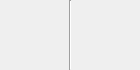
<?xml version="1.0" encoding="UTF-8"?>
<ui version="4.0">
 <class>CoverWidget</class>
 <widget class="QWidget" name="CoverWidget">
  <property name="geometry">
   <rect>
    <x>0</x>
    <y>0</y>
    <width>140</width>
    <height>70</height>
   </rect>
  </property>
  <property name="minimumSize">
   <size>
    <width>140</width>
    <height>70</height>
   </size>
  </property>
  <property name="maximumSize">
   <size>
    <width>140</width>
    <height>70</height>
   </size>
  </property>
  <property name="windowTitle">
   <string>Form</string>
  </property>
  <layout class="QGridLayout" name="gridLayout">
   <property name="leftMargin">
    <number>0</number>
   </property>
   <property name="topMargin">
    <number>0</number>
   </property>
   <property name="rightMargin">
    <number>0</number>
   </property>
   <property name="bottomMargin">
    <number>0</number>
   </property>
   <property name="spacing">
    <number>0</number>
   </property>
   <item row="0" column="0">
    <widget class="QLabel" name="cover1">
     <property name="minimumSize">
      <size>
       <width>70</width>
       <height>70</height>
      </size>
     </property>
     <property name="maximumSize">
      <size>
       <width>70</width>
       <height>70</height>
      </size>
     </property>
     <property name="text">
      <string/>
     </property>
    </widget>
   </item>
   <item row="0" column="2">
    <widget class="QLabel" name="cover2">
     <property name="minimumSize">
      <size>
       <width>70</width>
       <height>70</height>
      </size>
     </property>
     <property name="maximumSize">
      <size>
       <width>70</width>
       <height>70</height>
      </size>
     </property>
     <property name="text">
      <string/>
     </property>
    </widget>
   </item>
   <item row="0" column="1">
    <widget class="Line" name="line">
     <property name="orientation">
      <enum>Qt::Vertical</enum>
     </property>
    </widget>
   </item>
  </layout>
 </widget>
 <resources/>
 <connections/>
</ui>
